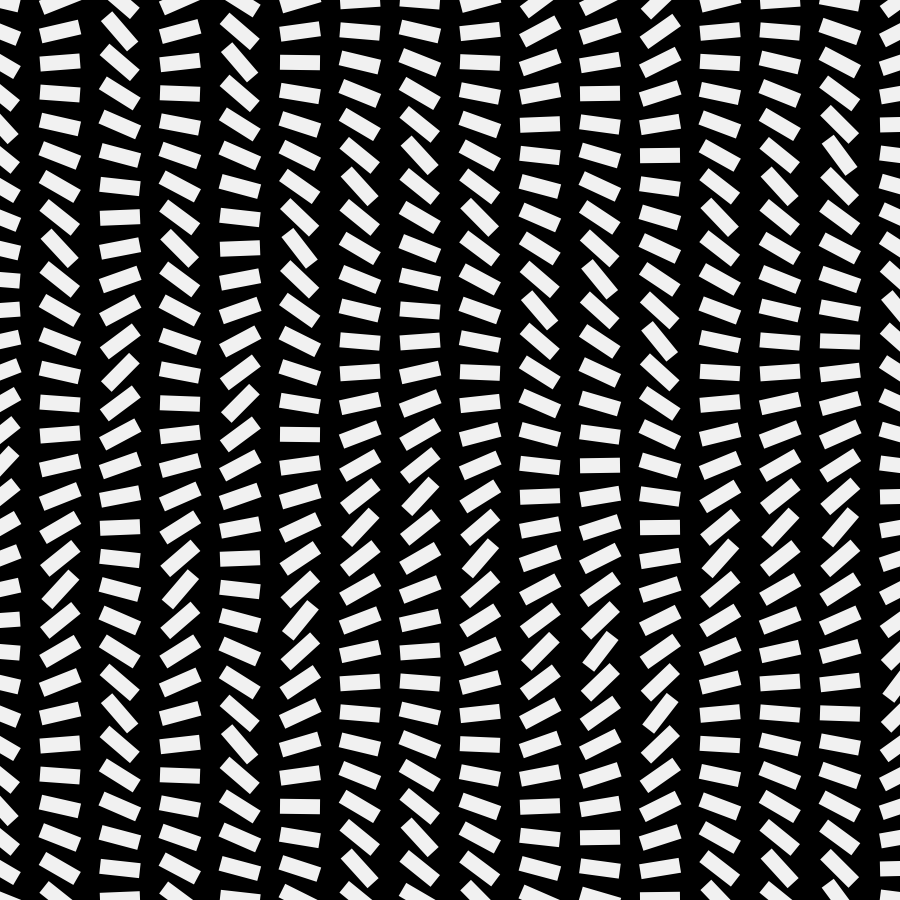
Frame 1 (no input)
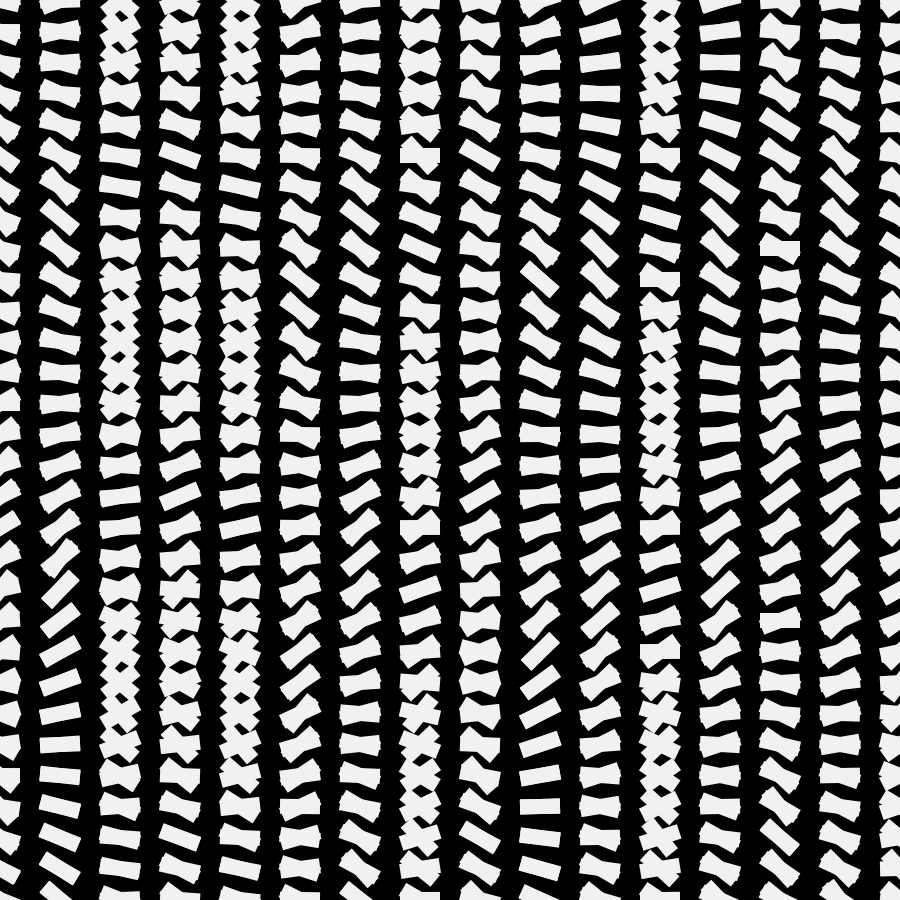
Frame 2 (the mouse pressed at the canvas centre, redrawn once)

The Processing sketch that drew these frames (run headless with seeded random() and noise(); the mouse was pressed at the canvas centre and the sketch redrawn once):

// Processing sketch: sketch_00_flowfield
// ── sketch_00_flowfield.pde
int brickWidth = 40;
int brickHeight = 15;
int cols = 20;
int rows = 31;
int columnOffset = 60;
int rowOffset = 31;
float rotationIncrement = 0.15;

void setup() {
  size(900, 900);
  background(0);
  smooth();
  fill(#f1f1f1);
  noStroke();  
  noLoop();
}

void draw() {
  translate(width/2-450, height/2-450);
  for (int i=0; i<cols; i++) {
    push();
    translate(i * columnOffset, 0);
    float r = random(-QUARTER_PI, QUARTER_PI);
    int dir = 1;
    for (int j=0; j<rows; j++) {
      push();
      translate(0, rowOffset * j);
      rotate(r);
      rect(-brickWidth/2, -brickHeight/2, brickWidth, brickHeight);
      pop();
      r += dir * rotationIncrement;
      if (r > QUARTER_PI || r < -QUARTER_PI) dir *= -1;
    }
    pop();
  }
}
